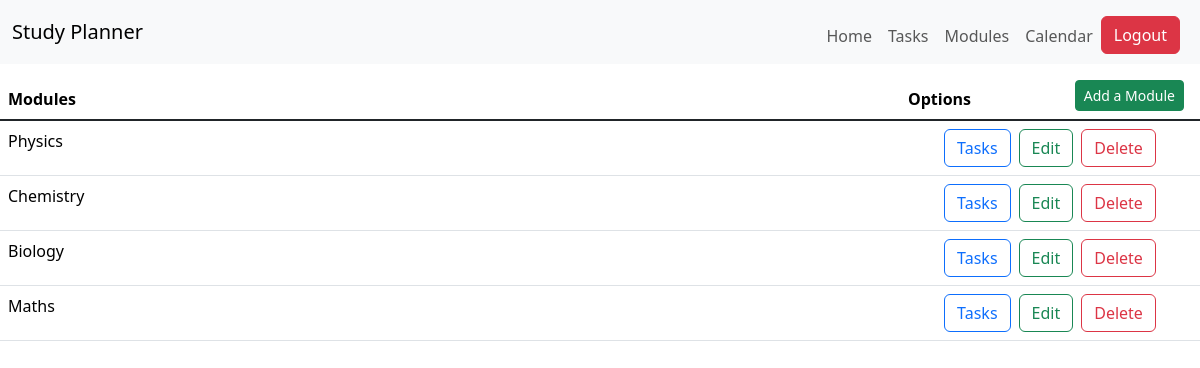
/modules (signed in), run on the app's committed database.
### StudyPlanner/models.py (models this page shows)
class Module(db.Model):
    id = db.Column(db.Integer, primary_key=True)
    user = db.Column(db.Integer, db.ForeignKey('user.id'))
    creation_date = db.Column(db.DateTime, default= datetime.datetime.now(datetime.UTC))
    name = db.Column(db.String(100), nullable=False)
    colour = db.Column(db.String(7), nullable=False)
    tasks = db.relationship('Task', backref='module_tasks', primaryjoin="Module.id==Task.module", cascade="all, delete")
    events = db.relationship('Event', backref='module_events', primaryjoin="Module.id==Event.module", cascade="all, delete")

### StudyPlanner/core.py (the view, shortened to what this page needs)
@bp.route("/modules", methods=['GET', 'POST'])
@login_required
def modulesPage():
    user = current_user
    modules = current_user.modules
    return render_template("core/modules.html", user=user, modules=modules)

### StudyPlanner/__init__.py (called while the page is built)
def create_app():
    app = Flask(__name__)
    app.config['SECRET_KEY'] = 'd71da3aa16a41e7005859041a8063229c1e84514118c8a41b0a03438225499e6'
    app.config['SQLALCHEMY_DATABASE_URI'] = 'sqlite:///db.sqlite'
    db.init_app(app)
    with app.app_context():
        db.create_all()
    from StudyPlanner import auth, core
    app.register_blueprint(auth.bp)
    app.register_blueprint(core.bp)
    login_manager = LoginManager()
    login_manager.login_view = 'auth.login'
    login_manager.init_app(app)
    @login_manager.user_loader
    def load_user(user_id):
        return User.query.get(int(user_id))
    return app

### StudyPlanner/templates/core/modules.html (shortened to what this page needs)
{% extends "base.html" %}
{% block content %}
<table class="vw-100 table fixed-table-body mt-2">
    <thead>
        <tr>
            <th style="width: 75%;">Modules</th>
            <th>Options</th>
            <th class="text-end">
                <div class="d-none d-md-block">
                    <button type="button" class="btn btn-sm btn-success me-2" data-bs-toggle="modal" data-bs-target="#addModuleModal">
                        Add a Module
                    </button>
                </div>
            </th>
        </tr>
    </thead>
    <tbody class="table-group-divider">
        {% for module in modules %}
        <tr>
            <td>{{ module.name}}</td>
            <td colspan="2">
                <div class="d-none d-lg-flex align-items-center justify-content-center">
                    <a class="btn btn-outline-primary mx-1" href="{{ url_for('core.tasksPage')}}">
                        Tasks
                    </a>
                    <a class="btn btn-outline-success mx-1" href="{{ url_for('core.editModule', id=module.id) }}">
                        Edit
                    </a>
                    <a class="btn btn-outline-danger mx-1" href="{{ url_for('core.deleteModule', id=module.id) }}">
                        Delete
                    </a>
                </div>
            </td>
        </tr>
        {% endfor %}
    </tbody>
</table>
{% endblock %}

### data on the page
Module: name "Physics"
Module: name "Chemistry"
Module: name "Biology"
Module: name "Maths"
